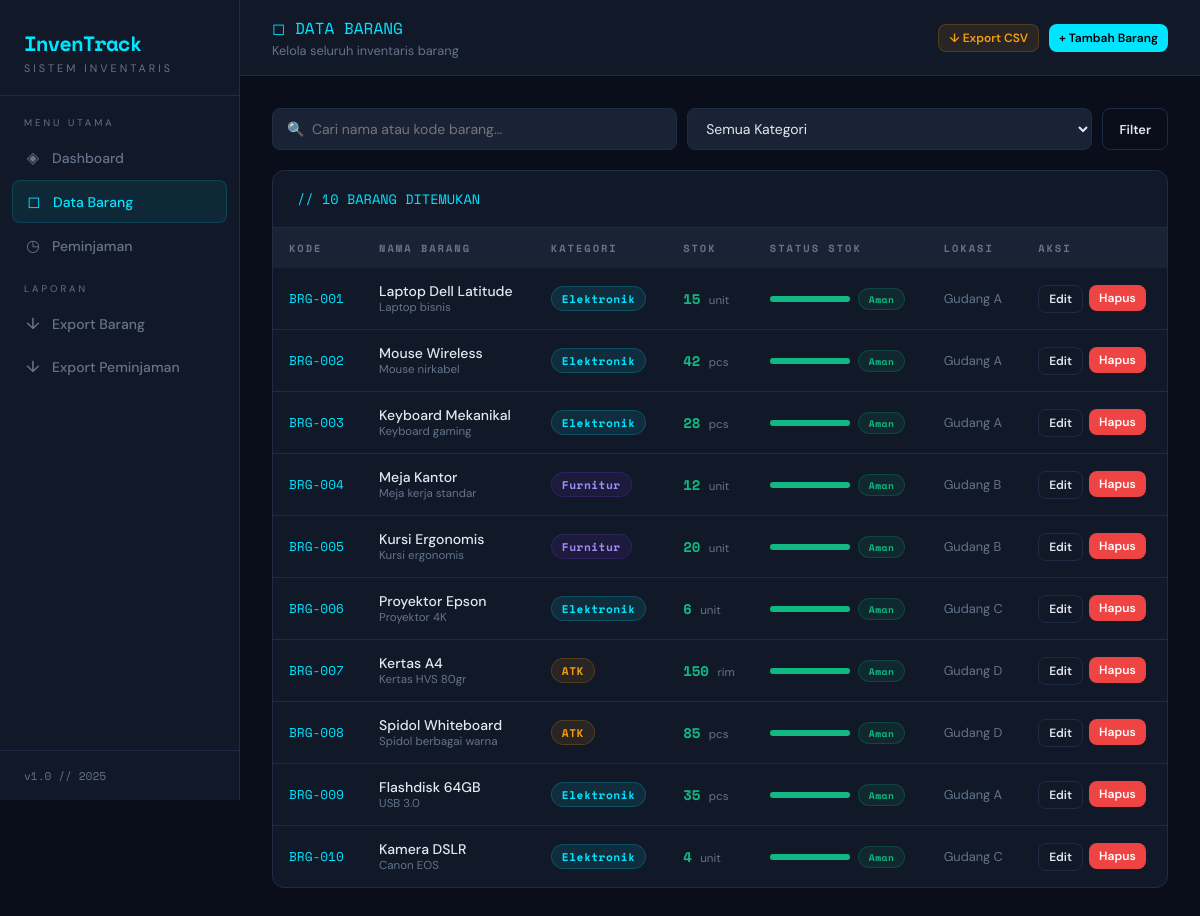
Page /barang on the committed database.
### tables this page shows
CREATE TABLE barang (
        id INTEGER PRIMARY KEY AUTOINCREMENT,
        kode TEXT UNIQUE NOT NULL,
        nama TEXT NOT NULL,
        kategori TEXT NOT NULL,
        stok INTEGER DEFAULT 0,
        stok_min INTEGER DEFAULT 5,
        satuan TEXT DEFAULT 'pcs',
        lokasi TEXT,
        deskripsi TEXT,
        created_at TEXT DEFAULT CURRENT_TIMESTAMP
    );

### app.py (the view)
@app.route('/barang')
def barang():
    q = request.args.get('q', '')
    kat = request.args.get('kategori', '')
    conn = get_db()
    query = "SELECT * FROM barang WHERE 1=1"
    params = []
    if q:
        query += " AND (nama LIKE ? OR kode LIKE ?)"
        params += [f'%{q}%', f'%{q}%']
    if kat:
        query += " AND kategori=?"
        params.append(kat)
    query += " ORDER BY created_at DESC"
    items = conn.execute(query, params).fetchall()
    kategori_list = conn.execute("SELECT DISTINCT kategori FROM barang ORDER BY kategori").fetchall()
    conn.close()
    return render_template('barang.html', items=items, kategori_list=kategori_list, q=q, kat=kat)

### app.py (called while the page is built)
def get_db():
    conn = sqlite3.connect(DB)
    conn.row_factory = sqlite3.Row
    return conn

### templates/barang.html (shortened to what this page needs)
{% extends "base.html" %}
{% block content %}
<div class="topbar">
  <div>
    <div class="page-title">◻ DATA BARANG</div>
    <div class="page-subtitle">Kelola seluruh inventaris barang</div>
  </div>
  <div style="display:flex;gap:10px">
    <a href="{{ url_for('export_barang') }}" class="btn btn-export btn-sm">↓ Export CSV</a>
    <a href="{{ url_for('tambah_barang') }}" class="btn btn-primary btn-sm">+ Tambah Barang</a>
  </div>
</div>
<div class="content">
  <form method="get" class="search-bar">
    <input type="text" name="q" value="{{ q }}" placeholder="🔍  Cari nama atau kode barang...">
    <select name="kategori">
      <option value="">Semua Kategori</option>
    </select>
    <button type="submit" class="btn btn-outline">Filter</button>
  </form>
  <div class="card">
    <div class="card-header">
      <span class="card-title">// {{ items|length }} BARANG DITEMUKAN</span>
    </div>
    <div class="card-body">
      {% if items %}
      <table>
        <thead>
          <tr>
            <th>Kode</th>
            <th>Nama Barang</th>
            <th>Kategori</th>
            <th>Stok</th>
            <th>Status Stok</th>
            <th>Lokasi</th>
            <th>Aksi</th>
          </tr>
        </thead>
        <tbody>
          {% for item in items %}
          <tr>
            <td><span style="font-family:var(--mono);font-size:.8rem;color:var(--accent)">{{ item.kode }}</span></td>
            <td>
              <div style="font-weight:500">{{ item.nama }}</div>
              {% if item.deskripsi %}<div style="font-size:.72rem;color:var(--muted)">{{ item.deskripsi[:50] }}</div>{% endif %}
            </td>
            <td>
              {% if item.kategori == 'Elektronik' %}<span class="badge badge-info">
              {% elif item.kategori == 'Furnitur' %}<span class="badge badge-purple">
              {% elif item.kategori == 'ATK' %}<span class="badge badge-warning">
              {% else %}<span class="badge badge-info">{% endif %}
              {{ item.kategori }}</span>
            </td>
            <td>
              <span style="font-family:var(--mono);font-weight:700;color:{% if item.stok <= item.stok_min %}var(--danger){% elif item.stok <= item.stok_min * 2 %}var(--accent3){% else %}var(--success){% endif %}">
                {{ item.stok }}
              </span>
              <span style="font-size:.72rem;color:var(--muted)"> {{ item.satuan }}</span>
            </td>
            <td>
              {% set pct = [[(item.stok / (item.stok_min * 3) * 100)|int, 100]|min, 0]|max %}
              <div style="display:flex;align-items:center;gap:8px">
                <div class="stok-bar">
                  <div class="stok-bar-fill" style="width:{{ pct }}%;background:{% if item.stok <= item.stok_min %}var(--danger){% elif item.stok <= item.stok_min*2 %}var(--accent3){% else %}var(--success){% endif %}"></div>
                </div>
                {% if item.stok <= item.stok_min %}
                  <span class="badge badge-danger" style="font-size:.6rem">Kritis</span>
                {% elif item.stok <= item.stok_min * 2 %}
                  <span class="badge badge-warning" style="font-size:.6rem">Rendah</span>
                {% else %}
                  <span class="badge badge-success" style="font-size:.6rem">Aman</span>
                {% endif %}
              </div>
            </td>
            <td style="font-size:.8rem;color:var(--muted)">{{ item.lokasi or '-' }}</td>
            <td>
              <div style="display:flex;gap:6px">
                <a href="{{ url_for('edit_barang', id=item.id) }}" class="btn btn-outline btn-sm">Edit</a>
                <form method="post" action="{{ url_for('hapus_barang', id=item.id) }}" onsubmit="return confirm('Hapus barang {{ item.nama }}?')">
                  <button type="submit" class="btn btn-danger btn-sm">Hapus</button>
                </form>
              </div>
            </td>
          </tr>
          {% endfor %}
        </tbody>
      </table>
      {% else %}
      <div class="empty-state">
        <div class="empty-icon">◻</div>
        <div>Tidak ada barang ditemukan</div>
        <a href="{{ url_for('tambah_barang') }}" class="btn btn-primary" style="margin-top:16px">+ Tambah Barang</a>
      </div>
      {% endif %}
    </div>
  </div>
</div>
{% endblock %}

### templates/base.html (style rules this page uses)
:root { --bg: #0a0e1a; --surface: #111827; --surface2: #1a2236; --border: #1e2d45; --accent: #00e5ff; --accent2: #7c3aed; --accent3: #f59e0b; --danger: #ef4444; --success: #10b981; --text: #e2e8f0; --muted: #64748b; --mono: 'Space Mono', monospace; --sans: 'DM Sans', sans-serif; }
*, *::before, *::after { box-sizing: border-box; margin: 0; padding: 0; }
html { scroll-behavior: smooth; }
body { background: var(--bg); color: var(--text); font-family: var(--sans); min-height: 100vh; display: flex; }
.topbar { background: var(--surface); border-bottom: 1px solid var(--border); padding: 16px 32px; display: flex; align-items: center; justify-content: space-between; position: sticky; top: 0; z-index: 50; }
.page-title { font-family: var(--mono); font-size: 1rem; color: var(--accent); }
.page-subtitle { font-size: 0.8rem; color: var(--muted); margin-top: 2px; }
.content { padding: 32px; }
.card { background: var(--surface); border: 1px solid var(--border); border-radius: 12px; overflow: hidden; margin-bottom: 24px; }
.card-header { padding: 18px 24px; border-bottom: 1px solid var(--border); display: flex; align-items: center; justify-content: space-between; }
.card-title { font-family: var(--mono); font-size: 0.85rem; color: var(--accent); }
.card-body { padding: 0; }
table { width: 100%; border-collapse: collapse; }
th { background: var(--surface2); padding: 12px 16px; text-align: left; font-size: 0.65rem; letter-spacing: 2px; text-transform: uppercase; color: var(--muted); font-weight: 600; font-family: var(--mono); }
td { padding: 14px 16px; border-bottom: 1px solid var(--border); font-size: 0.875rem; vertical-align: middle; }
tr:last-child td { border-bottom: none; }
.badge { display: inline-block; padding: 3px 10px; border-radius: 20px; font-size: 0.7rem; font-weight: 600; font-family: var(--mono); letter-spacing: .5px; }
.badge-info { background: rgba(0,229,255,.1); color: var(--accent); border: 1px solid rgba(0,229,255,.2); }
.badge-success { background: rgba(16,185,129,.1); color: var(--success); border: 1px solid rgba(16,185,129,.2); }
.badge-warning { background: rgba(245,158,11,.1); color: var(--accent3); border: 1px solid rgba(245,158,11,.2); }
.badge-purple { background: rgba(124,58,237,.1); color: #a78bfa; border: 1px solid rgba(124,58,237,.2); }
.btn { display: inline-flex; align-items: center; gap: 6px; padding: 8px 16px; border-radius: 8px; font-size: 0.8rem; font-weight: 600; cursor: pointer; text-decoration: none; border: none; transition: all .2s; font-family: var(--sans); }
.btn-primary { background: var(--accent); color: #000; }
.btn-outline { background: transparent; color: var(--text); border: 1px solid var(--border); }
.btn-danger { background: var(--danger); color: #fff; }
.btn-sm { padding: 5px 10px; font-size: 0.75rem; }
.btn-export { background: rgba(245,158,11,.1); color: var(--accent3); border: 1px solid rgba(245,158,11,.2); }
input, select, textarea { background: var(--surface2); border: 1px solid var(--border); border-radius: 8px; padding: 10px 14px; color: var(--text); font-family: var(--sans); font-size: 0.875rem; transition: border-color .2s; outline: none; }
select option { background: var(--surface2); }
.search-bar { display: flex; gap: 10px; margin-bottom: 20px; flex-wrap: wrap; }
.search-bar input, .search-bar select { flex: 1; min-width: 180px; }
.stok-bar { width: 80px; height: 6px; background: var(--border); border-radius: 3px; }
.stok-bar-fill { height: 100%; border-radius: 3px; transition: width .3s; }

### rows in the picture
barang: kode "BRG-001", nama "Laptop Dell Latitude", deskripsi "Laptop bisnis", kategori "Elektronik", stok "15", satuan "unit", stok_min "Aman", lokasi "Gudang A"
barang: kode "BRG-002", nama "Mouse Wireless", deskripsi "Mouse nirkabel", kategori "Elektronik", stok "42", satuan "pcs", stok_min "Aman", lokasi "Gudang A"
barang: kode "BRG-003", nama "Keyboard Mekanikal", deskripsi "Keyboard gaming", kategori "Elektronik", stok "28", satuan "pcs", stok_min "Aman", lokasi "Gudang A"
barang: kode "BRG-004", nama "Meja Kantor", deskripsi "Meja kerja standar", kategori "Furnitur", stok "12", satuan "unit", stok_min "Aman", lokasi "Gudang B"
barang: kode "BRG-005", nama "Kursi Ergonomis", deskripsi "Kursi ergonomis", kategori "Furnitur", stok "20", satuan "unit", stok_min "Aman", lokasi "Gudang B"
barang: kode "BRG-006", nama "Proyektor Epson", deskripsi "Proyektor 4K", kategori "Elektronik", stok "6", satuan "unit", stok_min "Aman", lokasi "Gudang C"
barang: kode "BRG-007", nama "Kertas A4", deskripsi "Kertas HVS 80gr", kategori "ATK", stok "150", satuan "rim", stok_min "Aman", lokasi "Gudang D"
barang: kode "BRG-008", nama "Spidol Whiteboard", deskripsi "Spidol berbagai warna", kategori "ATK", stok "85", satuan "pcs", stok_min "Aman", lokasi "Gudang D"
barang: kode "BRG-009", nama "Flashdisk 64GB", deskripsi "USB 3.0", kategori "Elektronik", stok "35", satuan "pcs", stok_min "Aman", lokasi "Gudang A"
barang: kode "BRG-010", nama "Kamera DSLR", deskripsi "Canon EOS", kategori "Elektronik", stok "4", satuan "unit", stok_min "Aman", lokasi "Gudang C"

### other values in the picture
{{ items|length }} "10"
